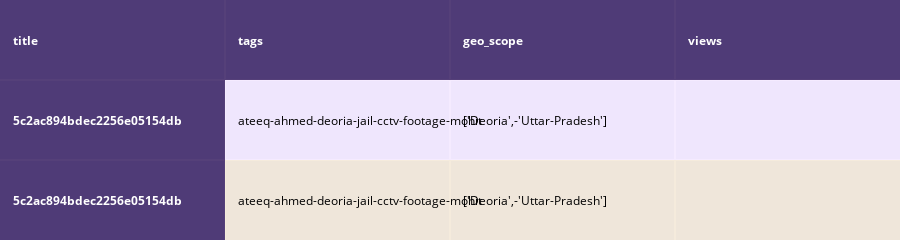
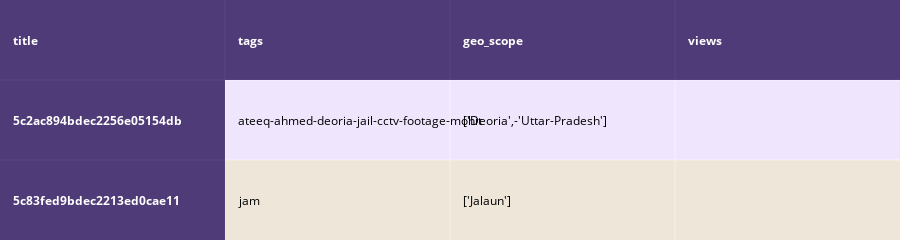
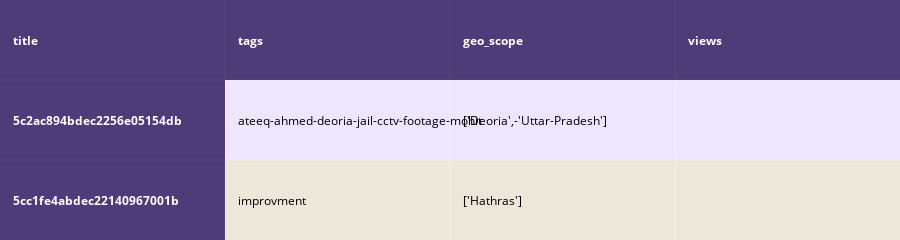
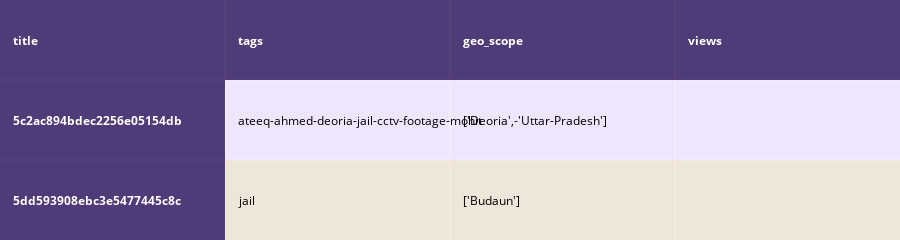

These figures' notebook cell, in order:
### Code cell
# tags weight =30
# title vector weight = 50       
idf_w2v_tags(3, 50, 30, 4)

### Figure 1 — Plotly figure (JSON) as saved in the notebook; plotly's stock layout.template omitted (floating-point values rounded to 4 significant figures)
{"data": [{"colorscale": [[0, "#1d004d"], [0.5, "#f2e5ff"], [1, "#f2e5d1"]], "hoverinfo": "none", "opacity": 0.75, "showscale": false, "type": "heatmap", "z": [[0, 0, 0, 0], [0, 0.5, 0.5, 0.5], [0, 1, 1, 1]]}], "layout": {"annotations": [{"align": "left", "font": {"color": "#ffffff"}, "showarrow": false, "text": "<b>title</b>", "x": -0.45, "xanchor": "left", "xref": "x", "y": 0, "yref": "y"}, {"align": "left", "font": {"color": "#ffffff"}, "showarrow": false, "text": "<b>tags</b>", "x": 0.55, "xanchor": "left", "xref": "x", "y": 0, "yref": "y"}, {"align": "left", "font": {"color": "#ffffff"}, "showarrow": false, "text": "<b>geo_scope</b>", "x": 1.55, "xanchor": "left", "xref": "x", "y": 0, "yref": "y"}, {"align": "left", "font": {"color": "#ffffff"}, "showarrow": false, "text": "<b>views</b>", "x": 2.55, "xanchor": "left", "xref": "x", "y": 0, "yref": "y"}, {"align": "left", "font": {"color": "#ffffff"}, "showarrow": false, "text": "<b>5c2ac894bdec2256e05154db</b>", "x": -0.45, "xanchor": "left", "xref": "x", "y": 1, "yref": "y"}, {"align": "left", "font": {"color": "#000000"}, "showarrow": false, "text": "ateeq-ahmed-deoria-jail-cctv-footage-mohit", "x": 0.55, "xanchor": "left", "xref": "x", "y": 1, "yref": "y"}, {"align": "left", "font": {"color": "#000000"}, "showarrow": false, "text": "['Deoria',-'Uttar-Pradesh']", "x": 1.55, "xanchor": "left", "xref": "x", "y": 1, "yref": "y"}, {"align": "left", "font": {"color": "#ffffff"}, "showarrow": false, "text": "<b>5c2ac894bdec2256e05154db</b>", "x": -0.45, "xanchor": "left", "xref": "x", "y": 2, "yref": "y"}, {"align": "left", "font": {"color": "#000000"}, "showarrow": false, "text": "ateeq-ahmed-deoria-jail-cctv-footage-mohit", "x": 0.55, "xanchor": "left", "xref": "x", "y": 2, "yref": "y"}, {"align": "left", "font": {"color": "#000000"}, "showarrow": false, "text": "['Deoria',-'Uttar-Pradesh']", "x": 1.55, "xanchor": "left", "xref": "x", "y": 2, "yref": "y"}], "height": 140, "margin": {"b": 0, "l": 0, "r": 0, "t": 0}, "xaxis": {"dtick": 1, "gridwidth": 2, "showticklabels": false, "tick0": -0.5, "ticks": "", "zeroline": false}, "yaxis": {"autorange": "reversed", "dtick": 1, "gridwidth": 2, "showticklabels": false, "tick0": 0.5, "ticks": "", "zeroline": false}}}

### Figure 2 — Plotly figure (JSON) as saved in the notebook; plotly's stock layout.template omitted (floating-point values rounded to 4 significant figures)
{"data": [{"colorscale": [[0, "#1d004d"], [0.5, "#f2e5ff"], [1, "#f2e5d1"]], "hoverinfo": "none", "opacity": 0.75, "showscale": false, "type": "heatmap", "z": [[0, 0, 0, 0], [0, 0.5, 0.5, 0.5], [0, 1, 1, 1]]}], "layout": {"annotations": [{"align": "left", "font": {"color": "#ffffff"}, "showarrow": false, "text": "<b>title</b>", "x": -0.45, "xanchor": "left", "xref": "x", "y": 0, "yref": "y"}, {"align": "left", "font": {"color": "#ffffff"}, "showarrow": false, "text": "<b>tags</b>", "x": 0.55, "xanchor": "left", "xref": "x", "y": 0, "yref": "y"}, {"align": "left", "font": {"color": "#ffffff"}, "showarrow": false, "text": "<b>geo_scope</b>", "x": 1.55, "xanchor": "left", "xref": "x", "y": 0, "yref": "y"}, {"align": "left", "font": {"color": "#ffffff"}, "showarrow": false, "text": "<b>views</b>", "x": 2.55, "xanchor": "left", "xref": "x", "y": 0, "yref": "y"}, {"align": "left", "font": {"color": "#ffffff"}, "showarrow": false, "text": "<b>5c2ac894bdec2256e05154db</b>", "x": -0.45, "xanchor": "left", "xref": "x", "y": 1, "yref": "y"}, {"align": "left", "font": {"color": "#000000"}, "showarrow": false, "text": "ateeq-ahmed-deoria-jail-cctv-footage-mohit", "x": 0.55, "xanchor": "left", "xref": "x", "y": 1, "yref": "y"}, {"align": "left", "font": {"color": "#000000"}, "showarrow": false, "text": "['Deoria',-'Uttar-Pradesh']", "x": 1.55, "xanchor": "left", "xref": "x", "y": 1, "yref": "y"}, {"align": "left", "font": {"color": "#ffffff"}, "showarrow": false, "text": "<b>5c83fed9bdec2213ed0cae11</b>", "x": -0.45, "xanchor": "left", "xref": "x", "y": 2, "yref": "y"}, {"align": "left", "font": {"color": "#000000"}, "showarrow": false, "text": "jam", "x": 0.55, "xanchor": "left", "xref": "x", "y": 2, "yref": "y"}, {"align": "left", "font": {"color": "#000000"}, "showarrow": false, "text": "['Jalaun']", "x": 1.55, "xanchor": "left", "xref": "x", "y": 2, "yref": "y"}], "height": 140, "margin": {"b": 0, "l": 0, "r": 0, "t": 0}, "xaxis": {"dtick": 1, "gridwidth": 2, "showticklabels": false, "tick0": -0.5, "ticks": "", "zeroline": false}, "yaxis": {"autorange": "reversed", "dtick": 1, "gridwidth": 2, "showticklabels": false, "tick0": 0.5, "ticks": "", "zeroline": false}}}

### Figure 3 — Plotly figure (JSON) as saved in the notebook; plotly's stock layout.template omitted (floating-point values rounded to 4 significant figures)
{"data": [{"colorscale": [[0, "#1d004d"], [0.5, "#f2e5ff"], [1, "#f2e5d1"]], "hoverinfo": "none", "opacity": 0.75, "showscale": false, "type": "heatmap", "z": [[0, 0, 0, 0], [0, 0.5, 0.5, 0.5], [0, 1, 1, 1]]}], "layout": {"annotations": [{"align": "left", "font": {"color": "#ffffff"}, "showarrow": false, "text": "<b>title</b>", "x": -0.45, "xanchor": "left", "xref": "x", "y": 0, "yref": "y"}, {"align": "left", "font": {"color": "#ffffff"}, "showarrow": false, "text": "<b>tags</b>", "x": 0.55, "xanchor": "left", "xref": "x", "y": 0, "yref": "y"}, {"align": "left", "font": {"color": "#ffffff"}, "showarrow": false, "text": "<b>geo_scope</b>", "x": 1.55, "xanchor": "left", "xref": "x", "y": 0, "yref": "y"}, {"align": "left", "font": {"color": "#ffffff"}, "showarrow": false, "text": "<b>views</b>", "x": 2.55, "xanchor": "left", "xref": "x", "y": 0, "yref": "y"}, {"align": "left", "font": {"color": "#ffffff"}, "showarrow": false, "text": "<b>5c2ac894bdec2256e05154db</b>", "x": -0.45, "xanchor": "left", "xref": "x", "y": 1, "yref": "y"}, {"align": "left", "font": {"color": "#000000"}, "showarrow": false, "text": "ateeq-ahmed-deoria-jail-cctv-footage-mohit", "x": 0.55, "xanchor": "left", "xref": "x", "y": 1, "yref": "y"}, {"align": "left", "font": {"color": "#000000"}, "showarrow": false, "text": "['Deoria',-'Uttar-Pradesh']", "x": 1.55, "xanchor": "left", "xref": "x", "y": 1, "yref": "y"}, {"align": "left", "font": {"color": "#ffffff"}, "showarrow": false, "text": "<b>5cc1fe4abdec22140967001b</b>", "x": -0.45, "xanchor": "left", "xref": "x", "y": 2, "yref": "y"}, {"align": "left", "font": {"color": "#000000"}, "showarrow": false, "text": "improvment", "x": 0.55, "xanchor": "left", "xref": "x", "y": 2, "yref": "y"}, {"align": "left", "font": {"color": "#000000"}, "showarrow": false, "text": "['Hathras']", "x": 1.55, "xanchor": "left", "xref": "x", "y": 2, "yref": "y"}], "height": 140, "margin": {"b": 0, "l": 0, "r": 0, "t": 0}, "xaxis": {"dtick": 1, "gridwidth": 2, "showticklabels": false, "tick0": -0.5, "ticks": "", "zeroline": false}, "yaxis": {"autorange": "reversed", "dtick": 1, "gridwidth": 2, "showticklabels": false, "tick0": 0.5, "ticks": "", "zeroline": false}}}

### Figure 4 — Plotly figure (JSON) as saved in the notebook; plotly's stock layout.template omitted (floating-point values rounded to 4 significant figures)
{"data": [{"colorscale": [[0, "#1d004d"], [0.5, "#f2e5ff"], [1, "#f2e5d1"]], "hoverinfo": "none", "opacity": 0.75, "showscale": false, "type": "heatmap", "z": [[0, 0, 0, 0], [0, 0.5, 0.5, 0.5], [0, 1, 1, 1]]}], "layout": {"annotations": [{"align": "left", "font": {"color": "#ffffff"}, "showarrow": false, "text": "<b>title</b>", "x": -0.45, "xanchor": "left", "xref": "x", "y": 0, "yref": "y"}, {"align": "left", "font": {"color": "#ffffff"}, "showarrow": false, "text": "<b>tags</b>", "x": 0.55, "xanchor": "left", "xref": "x", "y": 0, "yref": "y"}, {"align": "left", "font": {"color": "#ffffff"}, "showarrow": false, "text": "<b>geo_scope</b>", "x": 1.55, "xanchor": "left", "xref": "x", "y": 0, "yref": "y"}, {"align": "left", "font": {"color": "#ffffff"}, "showarrow": false, "text": "<b>views</b>", "x": 2.55, "xanchor": "left", "xref": "x", "y": 0, "yref": "y"}, {"align": "left", "font": {"color": "#ffffff"}, "showarrow": false, "text": "<b>5c2ac894bdec2256e05154db</b>", "x": -0.45, "xanchor": "left", "xref": "x", "y": 1, "yref": "y"}, {"align": "left", "font": {"color": "#000000"}, "showarrow": false, "text": "ateeq-ahmed-deoria-jail-cctv-footage-mohit", "x": 0.55, "xanchor": "left", "xref": "x", "y": 1, "yref": "y"}, {"align": "left", "font": {"color": "#000000"}, "showarrow": false, "text": "['Deoria',-'Uttar-Pradesh']", "x": 1.55, "xanchor": "left", "xref": "x", "y": 1, "yref": "y"}, {"align": "left", "font": {"color": "#ffffff"}, "showarrow": false, "text": "<b>5dd593908ebc3e5477445c8c</b>", "x": -0.45, "xanchor": "left", "xref": "x", "y": 2, "yref": "y"}, {"align": "left", "font": {"color": "#000000"}, "showarrow": false, "text": "jail", "x": 0.55, "xanchor": "left", "xref": "x", "y": 2, "yref": "y"}, {"align": "left", "font": {"color": "#000000"}, "showarrow": false, "text": "['Budaun']", "x": 1.55, "xanchor": "left", "xref": "x", "y": 2, "yref": "y"}], "height": 140, "margin": {"b": 0, "l": 0, "r": 0, "t": 0}, "xaxis": {"dtick": 1, "gridwidth": 2, "showticklabels": false, "tick0": -0.5, "ticks": "", "zeroline": false}, "yaxis": {"autorange": "reversed", "dtick": 1, "gridwidth": 2, "showticklabels": false, "tick0": 0.5, "ticks": "", "zeroline": false}}}
